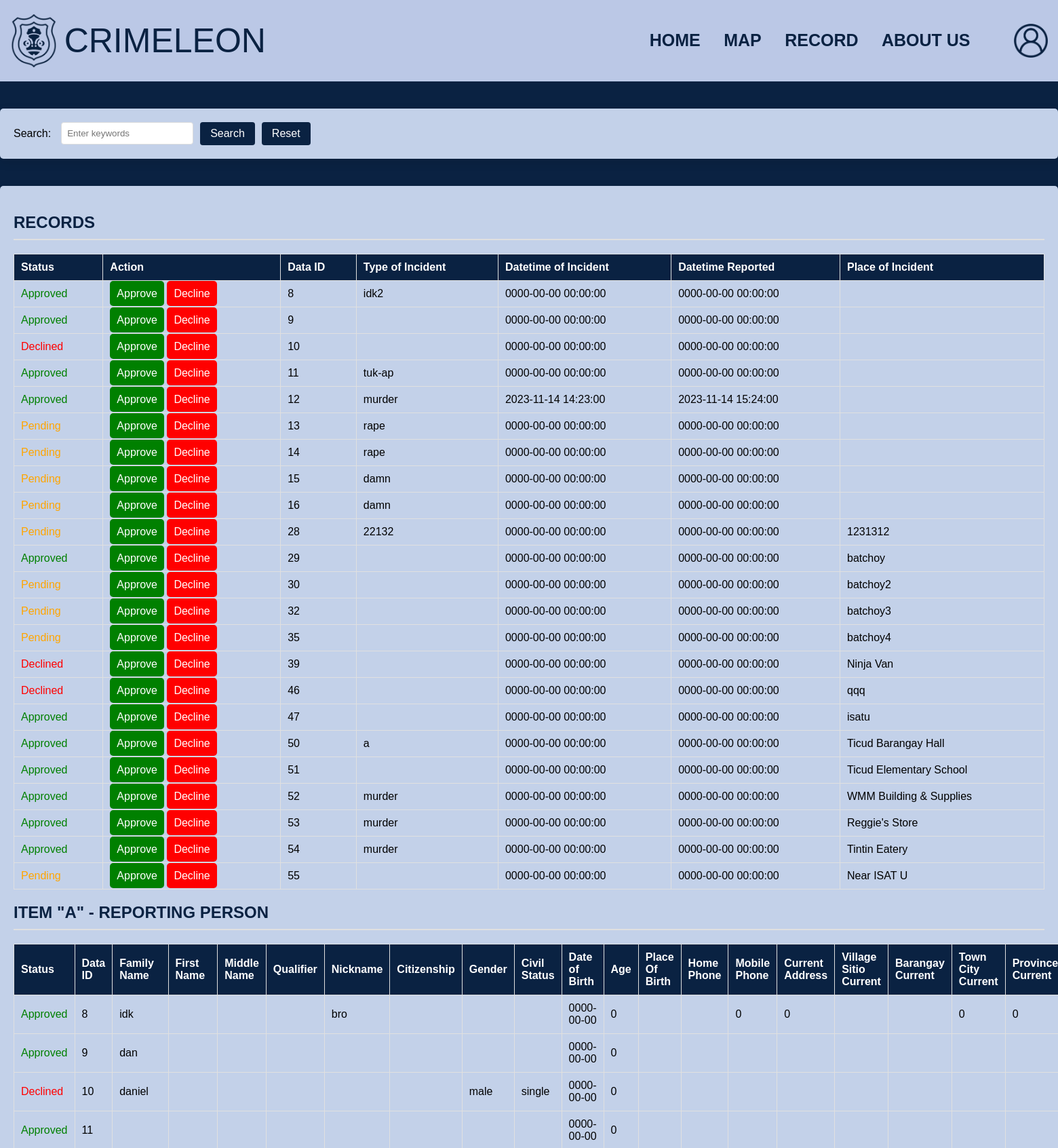
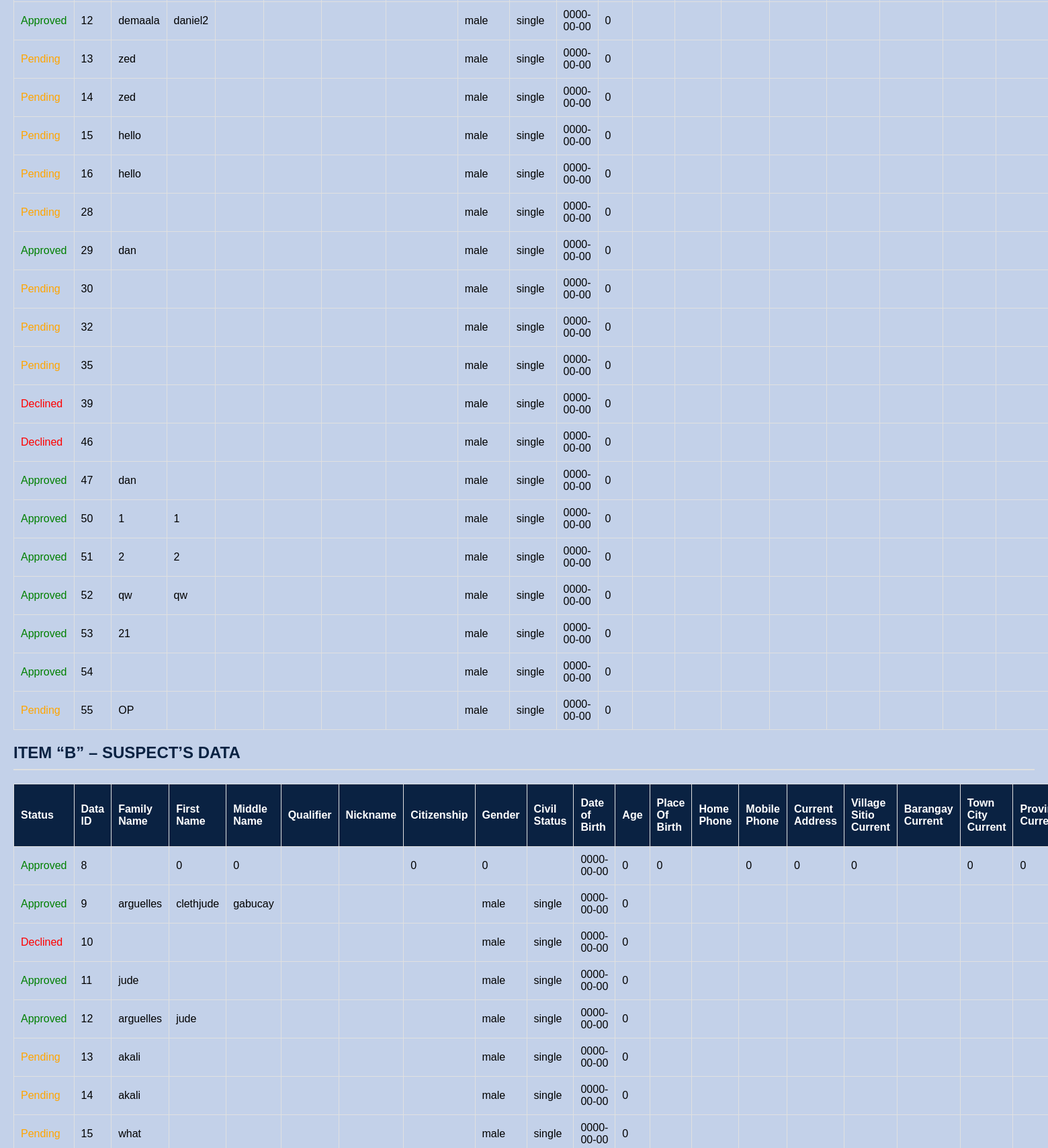
Page /inv_record.php (upper part) on the committed database (2 pictures, top to bottom).
### tables this page shows
CREATE TABLE `report` (
  `data_id` int(11) NOT NULL,
  `a_family_name` varchar(100) DEFAULT NULL,
  `a_first_name` varchar(100) DEFAULT NULL,
  `a_middle_name` varchar(100) DEFAULT NULL,
  `a_qualifier` varchar(100) DEFAULT NULL,
  `a_nickname` varchar(100) DEFAULT NULL,
  `a_citizenship` varchar(100) DEFAULT NULL,
  `a_gender` varchar(100) DEFAULT NULL,
  `a_civil_status` varchar(100) DEFAULT NULL,
  `a_date_of_birth` date DEFAULT NULL,
  `a_age` int(11) DEFAULT NULL,
  `a_place_of_birth` varchar(100) DEFAULT NULL,
  `a_home_phone` varchar(100) DEFAULT NULL,
  `a_mobile_phone` varchar(100) DEFAULT NULL,
  `a_current_address` varchar(100) DEFAULT NULL,
  `a_village_sitio_current` varchar(100) DEFAULT NULL,
  `a_barangay_current` varchar(100) DEFAULT NULL,
  `a_town_city_current` varchar(100) DEFAULT NULL,
  `a_province_current` varchar(100) DEFAULT NULL,
  `a_other_address` varchar(100) DEFAULT NULL,
  `a_village_sitio_other` varchar(100) DEFAULT NULL,
  `a_barangay_other` varchar(100) DEFAULT NULL,
  `a_town_city_other` varchar(100) DEFAULT NULL,
  `a_province_other` varchar(100) DEFAULT NULL,
  `a_highest_educational_attainment` varchar(100) DEFAULT NULL,
  `a_occupation` varchar(100) DEFAULT NULL,
  `a_id_card_presented` varchar(100) DEFAULT NULL,
  `a_email_address` varchar(100) DEFAULT NULL,
  `b_family_name` varchar(100) DEFAULT NULL,
  `b_first_name` varchar(100) DEFAULT NULL,
  `b_middle_name` varchar(100) DEFAULT NULL,
  `b_qualifier` varchar(100) DEFAULT NULL,
  `b_nickname` varchar(100) DEFAULT NULL,
  `b_citizenship` varchar(100) DEFAULT NULL,
  `b_gender` varchar(100) DEFAULT NULL,
  `b_civil_status` varchar(100) DEFAULT NULL,
  `b_date_of_birth` date DEFAULT NULL,
  `b_age` int(11) DEFAULT NULL,
  `b_place_of_birth` varchar(100) DEFAULT NULL,
  `b_home_phone` varchar(100) DEFAULT NULL,
  `b_mobile_phone` varchar(100) DEFAULT NULL,
  `b_current_address` varchar(100) DEFAULT NULL,
  `b_village_sitio_current` varchar(100) DEFAULT NULL,
  `b_barangay_current` varchar(100) DEFAULT NULL,
  `b_town_city_current` varchar(100) DEFAULT NULL,
  `b_province_current` varchar(100) DEFAULT NULL,
  `b_other_address` varchar(100) DEFAULT NULL,
  `b_village_sitio_other` varchar(100) DEFAULT NULL,
  `b_barangay_other` varchar(100) DEFAULT NULL,
  `b_town_city_other` varchar(100) DEFAULT NULL,
  `b_province_other` varchar(100) DEFAULT NULL,
  `b_highest_educational_attainment` varchar(100) DEFAULT NULL,
  `b_occupation` varchar(100) DEFAULT NULL,
  `b_id_card_presented` varchar(100) DEFAULT NULL,
  `b_email_address` varchar(100) DEFAULT NULL,
  `b_rank` varchar(100) DEFAULT NULL,
  `b_unit_assignment` varchar(100) DEFAULT NULL,
  `b_group_affiliation` varchar(100) DEFAULT NULL,
  `b_criminal_record` varchar(100) DEFAULT NULL,
  `b_status_of_previous_case` varchar(100) DEFAULT NULL,
  `b_height` varchar(100) DEFAULT NULL,
  `b_weight` varchar(100) DEFAULT NULL,
  `b_built` varchar(100) DEFAULT NULL,
  `b_color_of_eyes` varchar(100) DEFAULT NULL,
  `b_description_of_eyes` varchar(100) DEFAULT NULL,
  `b_color_of_hair` varchar(100) DEFAULT NULL,
  `b_description_of_hair` varchar(100) DEFAULT NULL,
  `b_guardian_name` varchar(100) DEFAULT NULL,
  `b_guardian_address` varchar(100) DEFAULT NULL,
  `b_guardian_home_phone` varchar(100) DEFAULT NULL,
  `b_guardian_mobile_phone` varchar(100) DEFAULT NULL,
  `c_family_name` varchar(100) DEFAULT NULL,
  `c_first_name` varchar(100) DEFAULT NULL,
  `c_middle_name` varchar(100) DEFAULT NULL,
  `c_qualifier` varchar(100) DEFAULT NULL,
  `c_nickname` varchar(100) DEFAULT NULL,
  `c_citizenship` varchar(100) DEFAULT NULL,
  `c_gender` varchar(100) DEFAULT NULL,
  `c_civil_status` varchar(100) DEFAULT NULL,
  `c_date_of_birth` date DEFAULT NULL,
  `c_age` int(11) DEFAULT NULL,
  `c_place_of_birth` varchar(100) DEFAULT NULL,
  `c_home_phone` varchar(100) DEFAULT NULL,
  `c_mobile_phone` varchar(100) DEFAULT NULL,
  `c_current_address` varchar(100) DEFAULT NULL,
  `c_village_sitio_current` varchar(100) DEFAULT NULL,
  `c_barangay_current` varchar(100) DEFAULT NULL,
  `c_town_city_current` varchar(100) DEFAULT NULL,
  `c_province_current` varchar(100) DEFAULT NULL,
  `c_other_address` varchar(100) DEFAULT NULL,
  `c_village_sitio_other` varchar(100) DEFAULT NULL,
  `c_barangay_other` varchar(100) DEFAULT NULL,
  `c_town_city_other` varchar(100) DEFAULT NULL,
  `c_province_other` varchar(100) DEFAULT NULL,
  `c_highest_educational_attainment` varchar(100) DEFAULT NULL,
  `c_occupation` varchar(100) DEFAULT NULL,
  `c_id_card_presented` varchar(100) DEFAULT NULL,
  `c_email_address` varchar(100) DEFAULT NULL,
  `type_of_incident` varchar(100) DEFAULT NULL,
  `datetime_of_incident` datetime DEFAULT NULL,
  `datetime_reported` datetime DEFAULT NULL,
  `place_of_incident` varchar(100) DEFAULT NULL,
  `status` varchar(255) DEFAULT 'Pending',
  `narrative` text DEFAULT NULL,
  `administering_officer` varchar(100) DEFAULT NULL,
  `rank_name_of_desk_officer` varchar(100) DEFAULT NULL,
  `blotter_number` varchar(50) DEFAULT NULL,
  `police_station_name` varchar(100) DEFAULT NULL,
  `investigator_on_case` varchar(100) DEFAULT NULL,
  `chief_head_of_office` varchar(100) DEFAULT NULL,
  `latitude` decimal(11,8) DEFAULT NULL,
  `longitude` decimal(11,8) DEFAULT NULL,
  `places` varchar(255) NOT NULL
);

### inv_record.php (the view, shortened to what this page needs)
<?php
require 'config.php';
$conn = new mysqli($servername, $username, $password, $dbname);
$sql = "SELECT * FROM report";
$result = $conn->query($sql);
if (isset($_GET['search']) && !empty($_GET['search'])) {
    $search = $_GET['search'];
    $sql = "SELECT * FROM report WHERE
        status LIKE '%$search%' OR
        data_id LIKE '%$search%' OR
        a_family_name LIKE '%$search%' OR
        a_first_name LIKE '%$search%' OR
        b_family_name LIKE '%$search%' OR
        b_first_name LIKE '%$search%' OR
        c_family_name LIKE '%$search%' OR
        c_first_name LIKE '%$search%' OR
        type_of_incident LIKE '%$search%' OR
        datetime_of_incident LIKE '%$search%' OR
        datetime_reported LIKE '%$search%' OR
        places LIKE '%$search%'";
} else {
    $sql = "SELECT * FROM report";
}
$result = $conn->query($sql);
$data = [];
if ($result->num_rows > 0) {
    while ($row = $result->fetch_assoc()) {
        $data[] = $row;
    }
} else {
    $data = null;
}
?>
<!DOCTYPE html>
<html>
<head>
</head>
<body>
<div class="header">
    <img src="logo2.png" alt="Logo">
    <span class="brand-text">CRIMELEON</span>
    <div class="header-links">
        <a href="investigator.php">HOME</a>
        <a href="index_inv.html">MAP</a>
        <a href="inv_record.php">RECORD</a>
        <a href="about_i.php">ABOUT US</a>
        <div class="dropdown">
            <img src="logout.png" alt="Logout Icon" style="cursor: pointer; width: 50px; height: 50px;">
        </div>
    </div>
</div>
<div class="content">
    <form method="GET" action="">
        <label for="search">Search:</label>
        <input type="text" id="search" name="search" placeholder="Enter keywords">
        <button type="submit">Search</button>
        <button type="submit">Reset</button>
    </form>
</div>
<div class="content">
    <?php if ($data): ?>
        <h2>RECORDS</h2>
        <table border='1'>
            <tr>
                <th>Status</th>
                <th>Action</th>
                <th>Data ID</th>
                <th>Type of Incident</th>
                <th>Datetime of Incident</th>
                <th>Datetime Reported</th>
                <th>Place of Incident</th>
            </tr>
            <?php foreach ($data as $row): ?>
                <tr>
                    <td style="color: <?php echo ($row['status'] == 'Approved') ? 'green' : (($row['status'] == 'Pending') ? 'orange' : 'red'); ?>">
                        <?php echo htmlspecialchars($row['status']); ?>
                    </td>
                    <td>
                        <a href="change_status.php?id=<?php echo $row['data_id']; ?>&status=Approved" class="button" style="background-color: green; color: white; padding: 10px; text-decoration: none; border-radius: 5px;">Approve</a>
                        <a href="change_status.php?id=<?php echo $row['data_id']; ?>&status=Declined" class="button" style="background-color: red; color: white; padding: 10px; text-decoration: none; border-radius: 5px;">Decline</a>
                    </td>
                    <td><?php echo htmlspecialchars($row["data_id"]); ?></td>
                    <td><?php echo htmlspecialchars($row["type_of_incident"]); ?></td>
                    <td><?php echo htmlspecialchars($row["datetime_of_incident"]); ?></td>
                    <td><?php echo htmlspecialchars($row["datetime_reported"]); ?></td>
                    <td><?php echo htmlspecialchars($row["places"]); ?></td>
                </tr>
            <?php endforeach; ?>
        </table>
        <h2>ITEM "A" - REPORTING PERSON</h2>
        <table border='1'>
            <tr>
        <th>Status</th>
        <th>Data ID</th>
        <th>Family Name</th>
        <th>First Name</th>
        <th>Middle Name</th>
        <th>Qualifier</th>
        <th>Nickname</th>
        <th>Citizenship</th>
        <th>Gender</th>
        <th>Civil Status</th>
        <th>Date of Birth</th>
        <th>Age</th>
        <th>Place Of Birth</th>
        <th>Home Phone</th>
        <th>Mobile Phone</th>
        <th>Current Address</th>
        <th>Village Sitio Current</th>
        <th>Barangay Current</th>
        <th>Town City Current</th>
        <th>Province Current</th>
            </tr>
            <?php foreach ($data as $row): ?>
             <tr>
            <td style="color: <?php echo ($row['status'] == 'Approved') ? 'green' : (($row['status'] == 'Pending') ? 'orange' : 'red'); ?>">
                <?php echo htmlspecialchars($row['status']); ?>
            </td>
            <td><?php echo htmlspecialchars($row["data_id"]); ?></td>
            <td><?php echo htmlspecialchars($row["a_family_name"]); ?></td>
            <td><?php echo htmlspecialchars($row["a_first_name"]); ?></td>
            <td><?php echo htmlspecialchars($row["a_middle_name"]); ?></td>
            <td><?php echo htmlspecialchars($row["a_qualifier"]); ?></td>
            <td><?php echo htmlspecialchars($row["a_nickname"]); ?></td>
            <td><?php echo htmlspecialchars($row["a_citizenship"]); ?></td>
            <td><?php echo htmlspecialchars($row["a_gender"]); ?></td>
            <td><?php echo htmlspecialchars($row["a_civil_status"]); ?></td>
            <td><?php echo htmlspecialchars($row["a_date_of_birth"]); ?></td>
            <td><?php echo htmlspecialchars($row["a_age"]); ?></td>
            <td><?php echo htmlspecialchars($row["a_place_of_birth"]); ?></td>
            <td><?php echo htmlspecialchars($row["a_home_phone"]); ?></td>
            <td><?php echo htmlspecialchars($row["a_mobile_phone"]); ?></td>
            <td><?php echo htmlspecialchars($row["a_current_address"]); ?></td>
            <td><?php echo htmlspecialchars($row["a_village_sitio_current"]); ?></td>
            <td><?php echo htmlspecialchars($row["a_barangay_current"]); ?></td>
            <td><?php echo htmlspecialchars($row["a_town_city_current"]); ?></td>
            <td><?php echo htmlspecialchars($row["a_province_current"]); ?></td>
        </tr>
            <?php endforeach; ?>
        </table>
        <h2>ITEM “B” – SUSPECT’S DATA </h2>
        <table border='1'>
            <tr>
        <th>Status</th>
        <th>Data ID</th>
        <th>Family Name</th>
        <th>First Name</th>
        <th>Middle Name</th>
        <th>Qualifier</th>
        <th>Nickname</th>
        <th>Citizenship</th>
        <th>Gender</th>
        <th>Civil Status</th>
        <th>Date of Birth</th>
        <th>Age</th>
        <th>Place Of Birth</th>
        <th>Home Phone</th>
        <th>Mobile Phone</th>
        <th>Current Address</th>
        <th>Village Sitio Current</th>
        <th>Barangay Current</th>
        <th>Town City Current</th>
        <th>Province Current</th>
            </tr>
            <?php foreach ($data as $row): ?>
        <tr>
            <td style="color: <?php echo ($row['status'] == 'Approved') ? 'green' : (($row['status'] == 'Pending') ? 'orange' : 'red'); ?>">
                <?php echo htmlspecialchars($row['status']); ?>
            </td>
            <td><?php echo htmlspecialchars($row["data_id"]); ?></td>
            <td><?php echo htmlspecialchars($row["b_family_name"]); ?></td>
            <td><?php echo htmlspecialchars($row["b_first_name"]); ?></td>
            <td><?php echo htmlspecialchars($row["b_middle_name"]); ?></td>
            <td><?php echo htmlspecialchars($row["b_qualifier"]); ?></td>
            <td><?php echo htmlspecialchars($row["b_nickname"]); ?></td>
            <td><?php echo htmlspecialchars($row["b_citizenship"]); ?></td>
            <td><?php echo htmlspecialchars($row["b_gender"]); ?></td>
            <td><?php echo htmlspecialchars($row["b_civil_status"]); ?></td>
            <td><?php echo htmlspecialchars($row["b_date_of_birth"]); ?></td>
            <td><?php echo htmlspecialchars($row["b_age"]); ?></td>
            <td><?php echo htmlspecialchars($row["b_place_of_birth"]); ?></td>
            <td><?php echo htmlspecialchars($row["b_home_phone"]); ?></td>
            <td><?php echo htmlspecialchars($row["b_mobile_phone"]); ?></td>
            <td><?php echo htmlspecialchars($row["b_current_address"]); ?></td>
            <td><?php echo htmlspecialchars($row["b_village_sitio_current"]); ?></td>
            <td><?php echo htmlspecialchars($row["b_barangay_current"]); ?></td>
            <td><?php echo htmlspecialchars($row["b_town_city_current"]); ?></td>
            <td><?php echo htmlspecialchars($row["b_province_current"]); ?></td>
        </tr>
            <?php endforeach; ?>
        </table>
    <?php else: ?>
        <p>No results found.</p>
    <?php endif; ?>
</div>
</head>
<body>

### inv_record.php (style rules this page uses)
body { font-family: 'Lovelo', sans-serif; background-color: #0a2242; margin: 0; padding: 0; }
.header { background-color: #bbc8e6; padding: 20px 0; display: flex; align-items: center; flex-wrap: nowrap; }
.header img { margin-left: 15px; max-height: 80px; }
.brand-text { margin-left: 10px; font-size: 50px; color: #0a2242; vertical-align: middle; }
.header a, .dropdown img { color: #0a2242; text-decoration: none; margin: 0 15px; font-weight: bold; font-size: 25px; transition: color 0.3s; vertical-align: middle; }
.header-links { margin-left: auto; }
.dropdown { position: relative; display: inline-block; }
.content { max-width: 1900px; margin: 40px auto; background: #c3d1e9; padding: 20px; border-radius: 5px; box-shadow: 0 5px 15px rgba(0, 0, 0, 0.1); }
.content h2, .content h3 { color: #0a2242; border-bottom: 2px solid #e0e0e0; padding-bottom: 10px; margin-bottom: 20px; }
table { width: 100%; border-collapse: collapse; margin-bottom: 10px; }
table, th, td { border: 1px solid #e0e0e0; }
th, td { padding: 10px; text-align: left; }
th { background-color: #0a2242; color: #fff; }
tr:nth-child(even) { background-color: #c3d1e9 ; }
.content form { display: flex; align-items: center; gap: 10px; }
.content label { margin-right: 5px; }
.content input[type="text"] { padding: 8px; border: 1px solid #ddd; border-radius: 4px; box-sizing: border-box; }
.content button { font-family: 'Lovelo', sans-serif; padding: 8px 15px; background-color: #0a2242; color: white; border: none; border-radius: 4px; cursor: pointer; font-size: 16px; transition: background-color 0.3s ease; }

### rows in the picture
report: status "Approved", data_id "8", type_of_incident "idk2", datetime_of_incident "0000-00-00 00:00:00", datetime_reported "0000-00-00 00:00:00", a_family_name "idk", a_nickname "bro", a_date_of_birth "0000-00-00", a_age "0", a_mobile_phone "0", a_current_address "0", a_town_city_current "0", a_province_current "0", b_first_name "0", b_middle_name "0", b_citizenship "0", b_gender "0", b_date_of_birth "0000-00-00", b_age "0", b_place_of_birth "0", b_mobile_phone "0", b_current_address "0", b_village_sitio_current "0", b_town_city_current "0", b_province_current "0"
report: status "Approved", data_id "9", datetime_of_incident "0000-00-00 00:00:00", datetime_reported "0000-00-00 00:00:00", a_family_name "dan", a_date_of_birth "0000-00-00", a_age "0", b_family_name "arguelles", b_first_name "clethjude", b_middle_name "gabucay", b_gender "male", b_civil_status "single", b_date_of_birth "0000-00-00", b_age "0"
report: status "Declined", data_id "10", datetime_of_incident "0000-00-00 00:00:00", datetime_reported "0000-00-00 00:00:00", a_family_name "daniel", a_gender "male", a_civil_status "single", a_date_of_birth "0000-00-00", a_age "0", b_gender "male", b_civil_status "single", b_date_of_birth "0000-00-00", b_age "0"
report: status "Approved", data_id "11", type_of_incident "tuk-ap", datetime_of_incident "0000-00-00 00:00:00", datetime_reported "0000-00-00 00:00:00", a_date_of_birth "0000-00-00", a_age "0", b_family_name "jude", b_gender "male", b_civil_status "single", b_date_of_birth "0000-00-00", b_age "0"
report: status "Approved", data_id "12", type_of_incident "murder", datetime_of_incident "2023-11-14 14:23:00", datetime_reported "2023-11-14 15:24:00", a_family_name "demaala", a_first_name "daniel2", a_gender "male", a_civil_status "single", a_date_of_birth "0000-00-00", a_age "0", b_family_name "arguelles", b_first_name "jude", b_gender "male", b_civil_status "single", b_date_of_birth "0000-00-00", b_age "0"
report: status "Pending", data_id "13", type_of_incident "rape", datetime_of_incident "0000-00-00 00:00:00", datetime_reported "0000-00-00 00:00:00", a_family_name "zed", a_gender "male", a_civil_status "single", a_date_of_birth "0000-00-00", a_age "0", b_family_name "akali", b_gender "male", b_civil_status "single", b_date_of_birth "0000-00-00", b_age "0"
report: status "Pending", data_id "14", type_of_incident "rape", datetime_of_incident "0000-00-00 00:00:00", datetime_reported "0000-00-00 00:00:00", a_family_name "zed", a_gender "male", a_civil_status "single", a_date_of_birth "0000-00-00", a_age "0", b_family_name "akali", b_gender "male", b_civil_status "single", b_date_of_birth "0000-00-00", b_age "0"
report: status "Pending", data_id "15", type_of_incident "damn", datetime_of_incident "0000-00-00 00:00:00", datetime_reported "0000-00-00 00:00:00", a_family_name "hello", a_gender "male", a_civil_status "single", a_date_of_birth "0000-00-00", a_age "0", b_family_name "what", b_gender "male", b_civil_status "single", b_date_of_birth "0000-00-00", b_age "0"
report: status "Pending", data_id "16", type_of_incident "damn", datetime_of_incident "0000-00-00 00:00:00", datetime_reported "0000-00-00 00:00:00", a_family_name "hello", a_gender "male", a_civil_status "single", a_date_of_birth "0000-00-00", a_age "0"
report: status "Pending", data_id "28", type_of_incident "22132", datetime_of_incident "0000-00-00 00:00:00", datetime_reported "0000-00-00 00:00:00", places "1231312", a_gender "male", a_civil_status "single", a_date_of_birth "0000-00-00", a_age "0"
report: status "Approved", data_id "29", datetime_of_incident "0000-00-00 00:00:00", datetime_reported "0000-00-00 00:00:00", places "batchoy", a_family_name "dan", a_gender "male", a_civil_status "single", a_date_of_birth "0000-00-00", a_age "0"
report: status "Pending", data_id "30", datetime_of_incident "0000-00-00 00:00:00", datetime_reported "0000-00-00 00:00:00", places "batchoy2", a_gender "male", a_civil_status "single", a_date_of_birth "0000-00-00", a_age "0"
report: status "Pending", data_id "32", datetime_of_incident "0000-00-00 00:00:00", datetime_reported "0000-00-00 00:00:00", places "batchoy3", a_gender "male", a_civil_status "single", a_date_of_birth "0000-00-00", a_age "0"
report: status "Pending", data_id "35", datetime_of_incident "0000-00-00 00:00:00", datetime_reported "0000-00-00 00:00:00", places "batchoy4", a_gender "male", a_civil_status "single", a_date_of_birth "0000-00-00", a_age "0"
report: status "Declined", data_id "39", datetime_of_incident "0000-00-00 00:00:00", datetime_reported "0000-00-00 00:00:00", places "Ninja Van", a_gender "male", a_civil_status "single", a_date_of_birth "0000-00-00", a_age "0"
report: status "Declined", data_id "46", datetime_of_incident "0000-00-00 00:00:00", datetime_reported "0000-00-00 00:00:00", places "qqq", a_gender "male", a_civil_status "single", a_date_of_birth "0000-00-00", a_age "0"
report: status "Approved", data_id "47", datetime_of_incident "0000-00-00 00:00:00", datetime_reported "0000-00-00 00:00:00", places "isatu", a_family_name "dan", a_gender "male", a_civil_status "single", a_date_of_birth "0000-00-00", a_age "0"
report: status "Approved", data_id "50", type_of_incident "a", datetime_of_incident "0000-00-00 00:00:00", datetime_reported "0000-00-00 00:00:00", places "Ticud Barangay Hall", a_family_name "1", a_first_name "1", a_gender "male", a_civil_status "single", a_date_of_birth "0000-00-00", a_age "0"
report: status "Approved", data_id "51", datetime_of_incident "0000-00-00 00:00:00", datetime_reported "0000-00-00 00:00:00", places "Ticud Elementary School", a_family_name "2", a_first_name "2", a_gender "male", a_civil_status "single", a_date_of_birth "0000-00-00", a_age "0"
report: status "Approved", data_id "52", type_of_incident "murder", datetime_of_incident "0000-00-00 00:00:00", datetime_reported "0000-00-00 00:00:00", places "WMM Building & Supplies", a_family_name "qw", a_first_name "qw", a_gender "male", a_civil_status "single", a_date_of_birth "0000-00-00", a_age "0"
report: status "Approved", data_id "53", type_of_incident "murder", datetime_of_incident "0000-00-00 00:00:00", datetime_reported "0000-00-00 00:00:00", places "Reggie's Store", a_family_name "21", a_gender "male", a_civil_status "single", a_date_of_birth "0000-00-00", a_age "0"
report: status "Approved", data_id "54", type_of_incident "murder", datetime_of_incident "0000-00-00 00:00:00", datetime_reported "0000-00-00 00:00:00", places "Tintin Eatery", a_gender "male", a_civil_status "single", a_date_of_birth "0000-00-00", a_age "0"
report: status "Pending", data_id "55", datetime_of_incident "0000-00-00 00:00:00", datetime_reported "0000-00-00 00:00:00", places "Near ISAT U", a_family_name "OP", a_gender "male", a_civil_status "single", a_date_of_birth "0000-00-00", a_age "0"
